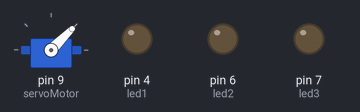
The sketch below on a simulated Arduino Uno, built with avr-gcc and run on an emulated ATmega328P. Shown: servo, output pins drawn as LEDs (lit = HIGH).

Above: at 0.05 s.
At 2.0 s:
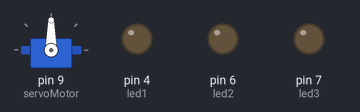
At 3.0 s:
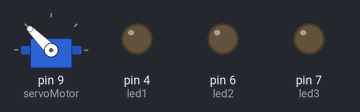
At 4.0 s:
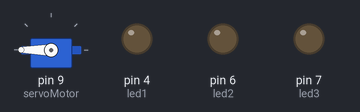
Timing chart, 0 to 5.2 s (numbered marks = the images above):
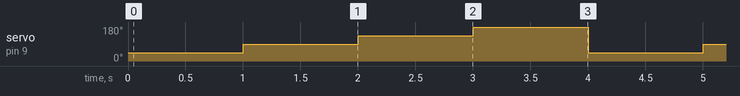

Measured:
- by itself, servo on pin 9 (servoMotor): repeats every 4.0 s: 135° 1.0 s, 180° 1.0 s, 45° 1.0 s, 90° 1.0 s

The sketch:

servo.ino
```cpp
#include <Servo.h>

int led1=4;
int led2=6;
int led3=7;

Servo servoMotor;
void setup() {
  Serial.begin(9600);
  servoMotor.attach(9);
  pinMode(led1,OUTPUT);
    pinMode(led2,OUTPUT);
    pinMode(led3,OUTPUT);
}

void loop() {
  servoMotor.write(0);

  servoMotor.write(45);
  delay(1000);

  servoMotor.write(90);
  delay(1000);

  servoMotor.write(135);
  delay(1000);

  servoMotor.write(180);
  delay(1000);

}
```

vibration_sensor.ino
```cpp

```
